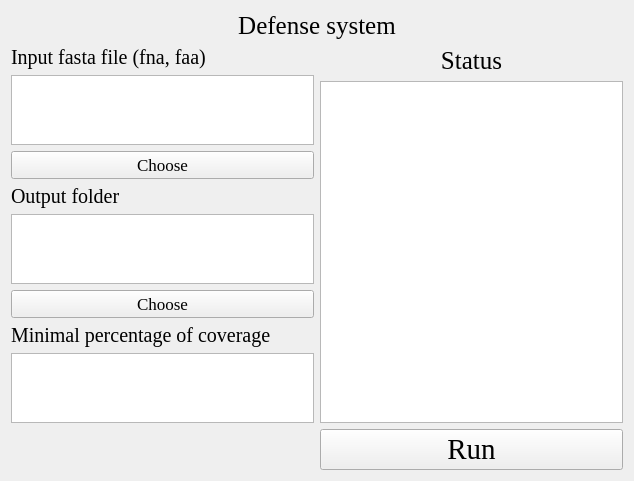
<?xml version="1.0" encoding="UTF-8"?>
<ui version="4.0">
 <class>Form</class>
 <widget class="QWidget" name="Form">
  <property name="geometry">
   <rect>
    <x>0</x>
    <y>0</y>
    <width>634</width>
    <height>481</height>
   </rect>
  </property>
  <property name="windowTitle">
   <string>Form</string>
  </property>
  <property name="styleSheet">
   <string notr="true">background-image: url(D:/tools/Pycharm/pyqt/logo/green_back.png);</string>
  </property>
  <layout class="QGridLayout" name="gridLayout_4">
   <item row="1" column="1">
    <layout class="QGridLayout" name="gridLayout_3">
     <item row="0" column="0">
      <widget class="QLabel" name="label_4">
       <property name="font">
        <font>
         <family>Times New Roman</family>
         <pointsize>19</pointsize>
        </font>
       </property>
       <property name="text">
        <string>Status</string>
       </property>
       <property name="alignment">
        <set>Qt::AlignCenter</set>
       </property>
      </widget>
     </item>
     <item row="1" column="0">
      <widget class="QTextBrowser" name="textBrowser">
       <property name="styleSheet">
        <string notr="true">background-image: url(D:/Documents/Desktop/white.png)</string>
       </property>
      </widget>
     </item>
    </layout>
   </item>
   <item row="0" column="0" colspan="2">
    <layout class="QGridLayout" name="gridLayout">
     <item row="0" column="0">
      <widget class="QLabel" name="label">
       <property name="font">
        <font>
         <family>Times New Roman</family>
         <pointsize>19</pointsize>
        </font>
       </property>
       <property name="text">
        <string>Defense system</string>
       </property>
       <property name="alignment">
        <set>Qt::AlignCenter</set>
       </property>
      </widget>
     </item>
    </layout>
   </item>
   <item row="1" column="0">
    <layout class="QGridLayout" name="gridLayout_5">
     <item row="1" column="0">
      <widget class="QTextBrowser" name="textBrowser_2">
       <property name="styleSheet">
        <string notr="true">background-image: url(D:/Documents/Desktop/white.png)</string>
       </property>
      </widget>
     </item>
     <item row="2" column="0">
      <widget class="QPushButton" name="pushButton_2">
       <property name="font">
        <font>
         <family>Times New Roman</family>
         <pointsize>13</pointsize>
        </font>
       </property>
       <property name="text">
        <string>Choose</string>
       </property>
      </widget>
     </item>
     <item row="4" column="0">
      <widget class="QTextBrowser" name="textBrowser_3">
       <property name="styleSheet">
        <string notr="true">background-image: url(D:/Documents/Desktop/white.png)</string>
       </property>
      </widget>
     </item>
     <item row="5" column="0">
      <widget class="QPushButton" name="pushButton_3">
       <property name="font">
        <font>
         <family>Times New Roman</family>
         <pointsize>13</pointsize>
        </font>
       </property>
       <property name="text">
        <string>Choose</string>
       </property>
      </widget>
     </item>
     <item row="6" column="0">
      <widget class="QLabel" name="label_5">
       <property name="font">
        <font>
         <family>Times New Roman</family>
         <pointsize>15</pointsize>
        </font>
       </property>
       <property name="text">
        <string>Minimal percentage of coverage</string>
       </property>
      </widget>
     </item>
     <item row="0" column="0">
      <widget class="QLabel" name="label_2">
       <property name="font">
        <font>
         <family>Times New Roman</family>
         <pointsize>15</pointsize>
        </font>
       </property>
       <property name="text">
        <string>Input fasta file (fna, faa)</string>
       </property>
       <property name="alignment">
        <set>Qt::AlignLeading|Qt::AlignLeft|Qt::AlignVCenter</set>
       </property>
      </widget>
     </item>
     <item row="3" column="0">
      <widget class="QLabel" name="label_3">
       <property name="font">
        <font>
         <family>Times New Roman</family>
         <pointsize>15</pointsize>
        </font>
       </property>
       <property name="text">
        <string>Output folder</string>
       </property>
       <property name="alignment">
        <set>Qt::AlignLeading|Qt::AlignLeft|Qt::AlignVCenter</set>
       </property>
      </widget>
     </item>
     <item row="7" column="0">
      <widget class="QTextEdit" name="textEdit">
       <property name="styleSheet">
        <string notr="true">background-image: url(D:/Documents/Desktop/white.png);</string>
       </property>
      </widget>
     </item>
    </layout>
   </item>
   <item row="2" column="1">
    <layout class="QGridLayout" name="gridLayout_6">
     <item row="0" column="0">
      <widget class="QPushButton" name="pushButton">
       <property name="font">
        <font>
         <family>Times New Roman</family>
         <pointsize>22</pointsize>
        </font>
       </property>
       <property name="styleSheet">
        <string notr="true">background-image: url(D:/Documents/Desktop/white.png)</string>
       </property>
       <property name="text">
        <string>Run</string>
       </property>
      </widget>
     </item>
    </layout>
   </item>
  </layout>
 </widget>
 <resources/>
 <connections/>
</ui>
